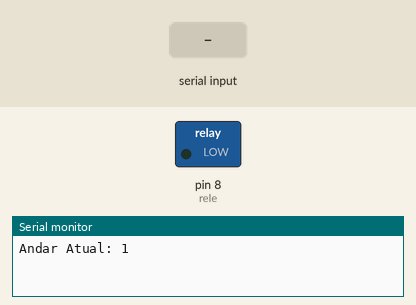
Recording of a sketch running on a simulated Arduino Uno, built with avr-gcc and run on an emulated ATmega328P. Shown: switched loads named in the sketch (green lamp = pin HIGH), the last lines printed to the serial monitor. Inputs (shaded band) come from the test bench.

Above: at 1.2 s.
1.3 s: "5\n" received over Serial
At 2.4 s:
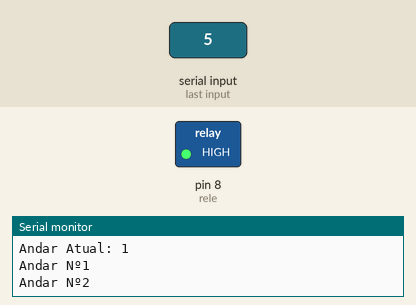
2.8 s: "90,45\n" received over Serial
Timing chart, 0 to 6.8 s (numbered marks = the images above; inputs shaded):
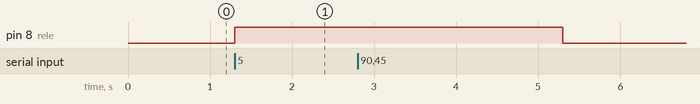

The sketch:

Elevator.ino
```cpp
/*
  Elevator control using Arduino. (01/07/2026)
  A relay turns the motor ON while the elevator moves up or down.
*/

/* ====== CONNECTIONS =======

   Relay
   - pin 1 -> Arduino pin 8
   - pin 3 -> GND
   - COM -> +V (power supply)

   Motor
   - negative   -> GND
   - positive -> NO or NC Relay

*/

String entrada = "";
int rele = 8;
int atual = 1;
int alvo = 1;

void setup() {
  pinMode(rele, OUTPUT);
  Serial.begin(9600);
  Serial.print("Andar Atual: ");
  Serial.println(atual);
}

void loop() {

  if (Serial.available() > 0) {
    entrada = Serial.readStringUntil('\n');
    entrada.trim();
    alvo = entrada.toInt();

    if (alvo < 1 || alvo > 10) {
      Serial.println("Esse andar não existe!");
      alvo = atual; // evita executar o movimento
    }
  }

  if (atual != alvo){
    if (alvo > atual){
      digitalWrite(rele, 1);
      for (int i = atual; i < alvo; i++){
        Serial.print("Andar Nº");
        Serial.println(i);
        delay(1000);
      }
      digitalWrite(rele, 0);
      Serial.println("Chegou!");
      atual = alvo;
      Serial.print("Andar Atual: ");
      Serial.println(atual);
    }

    else {
      digitalWrite(rele, 1);
      for (int i = atual; i > alvo; i--){
        Serial.print("Andar Nº");
        Serial.println(i);
        delay(1000);
      }
      digitalWrite(rele, 0);
      Serial.println("Chegou!");
      atual = alvo;
      Serial.print("Andar Atual: ");
      Serial.println(atual);
    }
  }
}
```

Measured:
- after the input at 1.3 s, pin 8 (rele): LOW → HIGH at once
